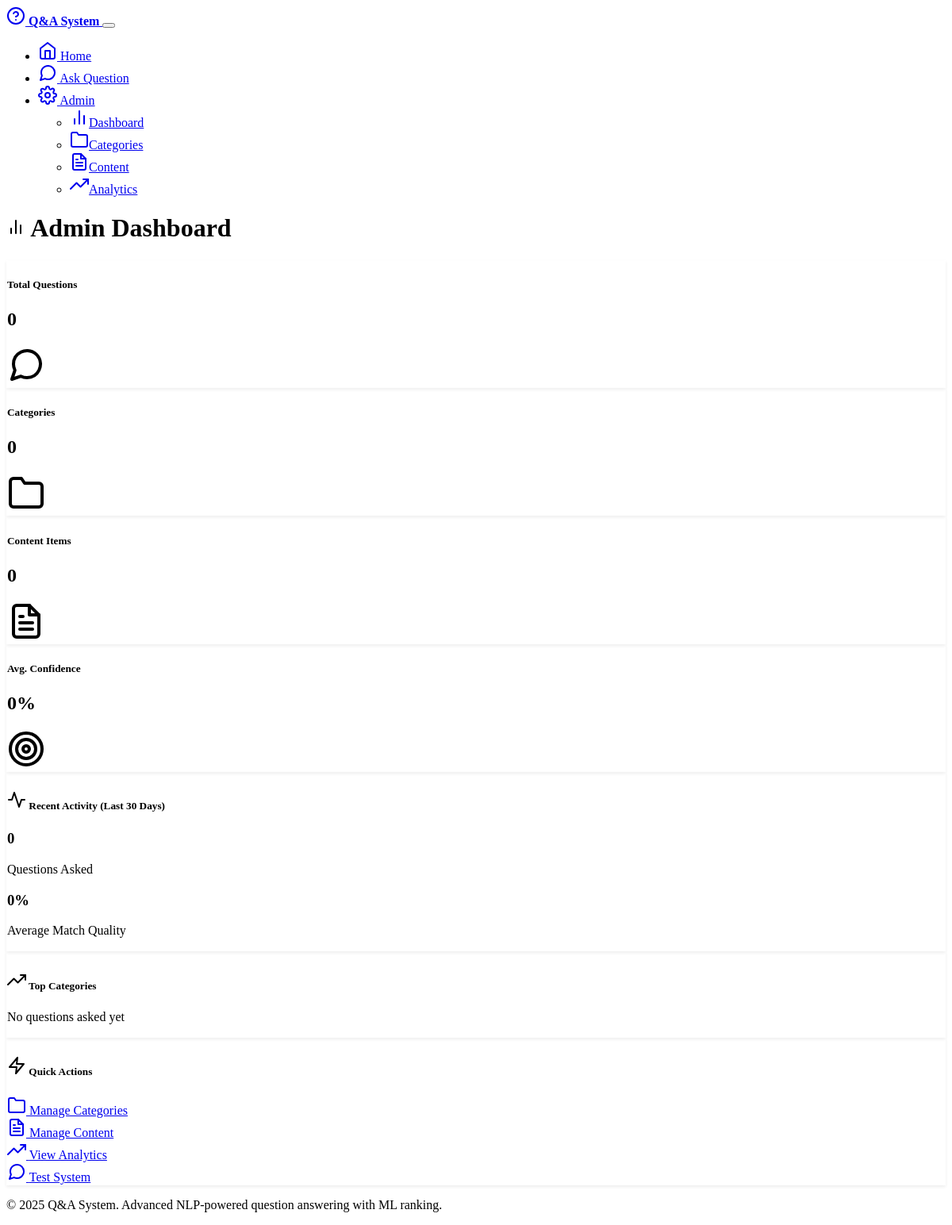
/admin, run on an earlier commit of the app's database.
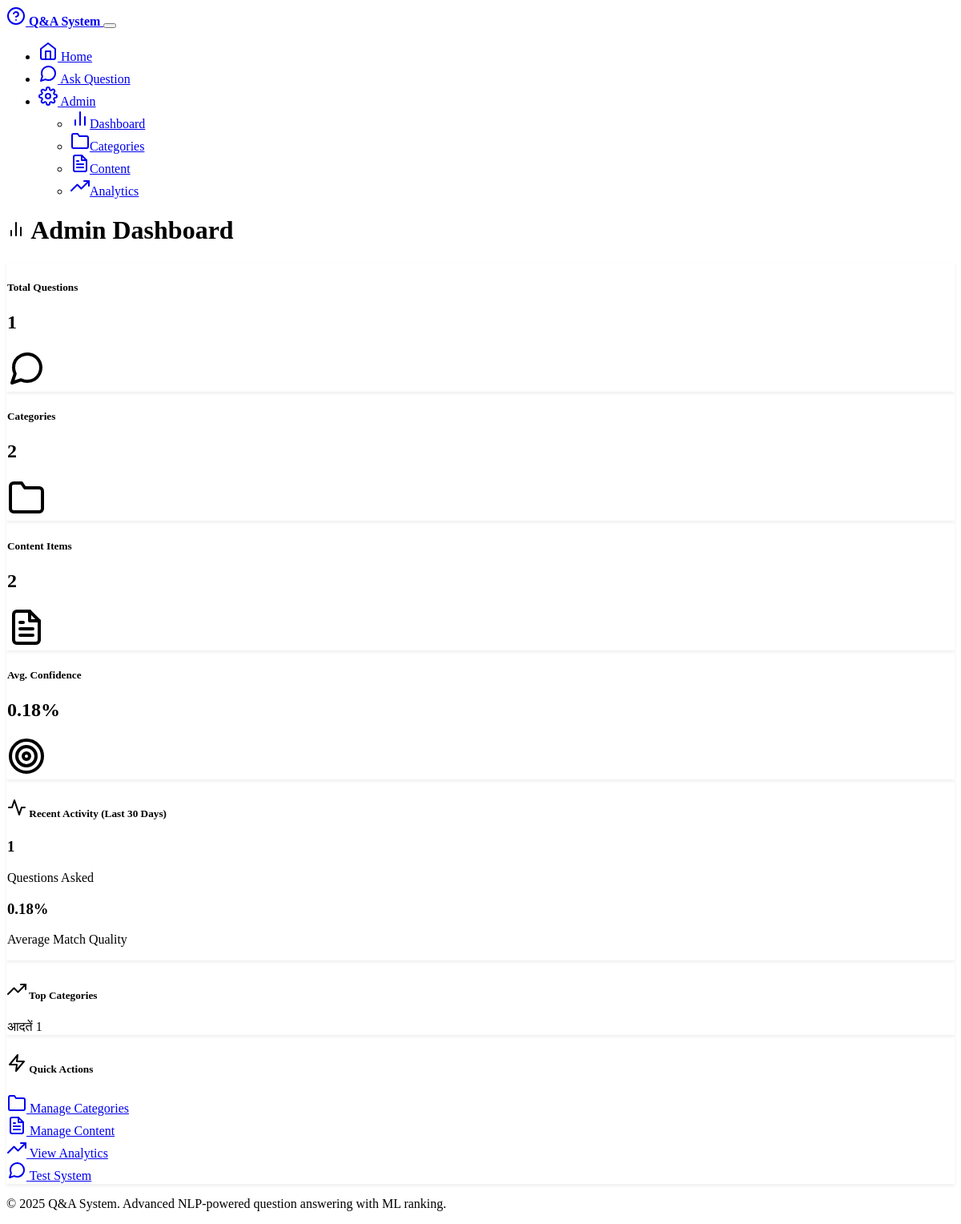
And on a later commit of the database.
### models.py (models this page shows, shortened)
class Category(db.Model):
    id = db.Column(db.Integer, primary_key=True)
    name = db.Column(db.String(100), unique=True, nullable=False)
    description = db.Column(db.Text)
    created_at = db.Column(db.DateTime, default=datetime.utcnow)
    content_items = db.relationship('ContentItem', backref='category', lazy=True, cascade='all, delete-orphan')

### routes.py (the view)
@app.route('/admin')
def admin_dashboard():
    stats = analytics_manager.get_dashboard_stats()
    return render_template('admin/dashboard.html', stats=stats)

### templates/admin/dashboard.html (shortened to what the changed rows need)
{% extends "base.html" %}
{% block content %}
<div class="row">
    <div class="col-12">
        <h1 class="mb-4">
            <i data-feather="bar-chart-2" class="me-2"></i>
            Admin Dashboard
        </h1>
    </div>
</div>
<div class="row mb-4">
    <div class="col-md-3">
        <div class="card bg-primary text-white">
            <div class="card-body">
                <div class="d-flex justify-content-between align-items-center">
                    <div>
                        <h5 class="card-title">Total Questions</h5>
                        <h2 class="mb-0">{{ stats.total_questions }}</h2>
                    </div>
                </div>
            </div>
        </div>
    </div>
    <div class="col-md-3">
        <div class="card bg-success text-white">
            <div class="card-body">
                <div class="d-flex justify-content-between align-items-center">
                    <div>
                        <h5 class="card-title">Categories</h5>
                        <h2 class="mb-0">{{ stats.total_categories }}</h2>
                    </div>
                </div>
            </div>
        </div>
    </div>
    <div class="col-md-3">
        <div class="card bg-info text-white">
            <div class="card-body">
                <div class="d-flex justify-content-between align-items-center">
                    <div>
                        <h5 class="card-title">Content Items</h5>
                        <h2 class="mb-0">{{ stats.total_content_items }}</h2>
                    </div>
                </div>
            </div>
        </div>
    </div>
    <div class="col-md-3">
        <div class="card bg-warning text-white">
            <div class="card-body">
                <div class="d-flex justify-content-between align-items-center">
                    <div>
                        <h5 class="card-title">Avg. Confidence</h5>
                        <h2 class="mb-0">{{ stats.avg_confidence_score }}%</h2>
                    </div>
                </div>
            </div>
        </div>
    </div>
</div>
<div class="row">
    <div class="col-md-8">
        <div class="card">
            <div class="card-body">
                <div class="row">
                    <div class="col-md-6">
                        <div class="text-center">
                            <h3 class="text-primary">{{ stats.recent_questions }}</h3>
                            <p class="text-muted">Questions Asked</p>
                        </div>
                    </div>
                    <div class="col-md-6">
                        <div class="text-center">
                            <h3 class="text-success">{{ stats.avg_confidence_score }}%</h3>
                            <p class="text-muted">Average Match Quality</p>
                        </div>
                    </div>
                </div>
            </div>
        </div>
    </div>
    <div class="col-md-4">
        <div class="card">
            <div class="card-body">
                {% if stats.top_categories %}
                    {% for category in stats.top_categories %}
                        <div class="d-flex justify-content-between align-items-center mb-2">
                            <span>{{ category.name }}</span>
                            <span class="badge bg-primary">{{ category.count }}</span>
                        </div>
                    {% endfor %}
                {% else %}
                    <p class="text-muted text-center">No questions asked yet</p>
                {% endif %}
            </div>
        </div>
    </div>
</div>
{% endblock %}

What changed in the data, as far as the page shows it:
added Category: name "आदतें", count "1"
Also different on the page:
{{ stats.total_questions }}: "0" → "1"
{{ stats.total_categories }}: "0" → "2"
{{ stats.total_content_items }}: "0" → "2"
{{ stats.avg_confidence_score }}: "0" → "0.18"
{{ stats.recent_questions }}: "0" → "1"
text no longer shown: "No questions asked yet"
